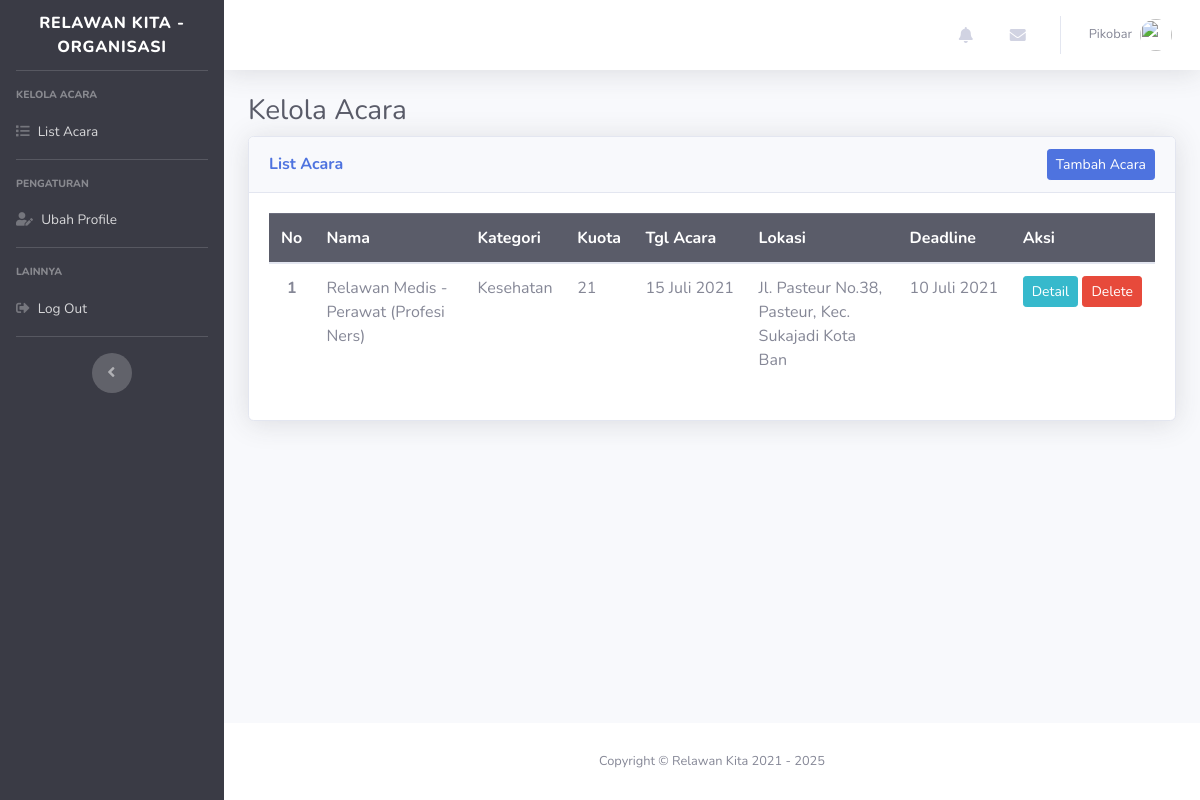
Screenshot of /organisasi/listacara.php?login=success (signed in) with the database file from the repository.
### tables this page shows
CREATE TABLE `acara` (
  `id_acara` int(11) NOT NULL,
  `judul_acara` varchar(50) NOT NULL,
  `deskripsi_acara` text NOT NULL,
  `jumlah_kebutuhan` tinyint(5) UNSIGNED NOT NULL,
  `tanggal_batas_registrasi` date NOT NULL,
  `tanggal_acara` date NOT NULL,
  `lokasi` varchar(50) NOT NULL,
  `cover` varchar(255) NOT NULL,
  `id_jenis_acara` int(11) NOT NULL,
  `id_organisasi` int(11) NOT NULL
);

CREATE TABLE `jenis_acara` (
  `id_jenis_acara` int(11) NOT NULL,
  `nama_jenis_acara` varchar(50) NOT NULL
);

### db/connect.php (called while the page is built, shortened)
<?php
$host = 'localhost';
$admin = 'root';
$password = '';
$db = 'relawan_kita';
$dsn = "mysql:host=$host;dbname=$db";
try {
    $pdo = new PDO($dsn, $admin, $password);
    $pdo->setAttribute(PDO::ATTR_ERRMODE, PDO::ERRMODE_EXCEPTION);
    $pdo->setAttribute(PDO::ATTR_DEFAULT_FETCH_MODE, PDO::FETCH_ASSOC);
} catch (PDOException $e) {
    throw new PDOException($e->getMessage());
}
require_once 'crud.php';
$crud = new crud($pdo);

### db/crud.php (called while the page is built, shortened)
<?php
class crud
{
    private $db;
    function __construct($conn)
    {
        $this->db = $conn;
    }
    public function getAcaraLimitByOrganisasi($awalData, $menampilkanDataPerHalaman, $id_organisasi)
    {
        try {
            $sql = "SELECT * FROM acara LEFT JOIN organisasi USING(id_organisasi) LEFT JOIN jenis_acara USING(id_jenis_acara) WHERE id_organisasi = $id_organisasi LIMIT $awalData, $menampilkanDataPerHalaman";
            $result = $this->db->query($sql);
            return $result;
        } catch (PDOException $e) {
            echo $e->getMessage();
            return false;
        }
    }
}

### functions/convert-date.php (called while the page is built)
<?php
  function tgl_indo($tanggal){
    $bulan = array (
      1 =>   'Januari',
      'Februari',
      'Maret',
      'April',
      'Mei',
      'Juni',
      'Juli',
      'Agustus',
      'September',
      'Oktober',
      'November',
      'Desember'
    );
    $pecahkan = explode('-', $tanggal);
    return $pecahkan[2] . ' ' . $bulan[ (int)$pecahkan[1] ] . ' ' . $pecahkan[0];
  }
?>

### organisasi/listacara.php (the view, shortened to what this page needs)
<?php
require_once '../db/connect.php';
require_once '../functions/convert-date.php';
if (isset($_SESSION['role'])) {
    if ($_SESSION['role'] == 'volunteer') header("Location:CariAktivitas.php");
    elseif ($_SESSION['role'] == 'organisasi') $id_organisasi = $_SESSION['id_organisasi'];
} else {
    header("Location: ../login.php");
};
$_SESSION['role'] == 'admin'
    ? $query = $pdo->query('SELECT COUNT(id_acara) as id FROM acara')
    : $query = $pdo->query("SELECT COUNT(id_acara) as id FROM acara WHERE id_organisasi = $id_organisasi");
$row = $query->fetch();
$total = $row['id'];
$menampilkanDataPerHalaman = $total;
$awalData = 0;
if ($_SESSION['role'] == 'admin') {
    $results = $crud->getAcaraLimit($awalData, $menampilkanDataPerHalaman);
} else {
    $results = $crud->getAcaraLimitByOrganisasi($awalData, $menampilkanDataPerHalaman, $id_organisasi);
}
?>
<!DOCTYPE html>
<html lang="en">
<head>
    <link href="../assets/vendor/fontawesome-free/css/all.min.css" rel="stylesheet" type="text/css">
    <link href="../assets/css/sb-admin-2.min.css" rel="stylesheet">
    <link href="../assets/vendor/datatables/dataTables.bootstrap4.min.css" rel="stylesheet">
</head>
<body id="page-top">
    <div id="wrapper">
        <?php include_once("../includes/admin/sidebar.php"); ?>
        <div id="content-wrapper" class="d-flex flex-column">
            <div id="content">
                <?php include_once("../includes/admin/topbar.php"); ?>
                <div class="container-fluid">
                    <h1 class="h3 mb-2 text-gray-800">Kelola Acara</h1>
                    <div class="card shadow mb-4">
                        <div class="card-header d-flex flex-row align-items-center justify-content-between">
                            <h6 class="m-0 font-weight-bold text-primary">List Acara</h6>
                            <?php if ($_SESSION['role'] == 'organisasi') : ?>
                                <button class="btn btn-sm btn-primary" data-target="#tambahAcaraModal" data-toggle="modal">Tambah Acara</button>
                            <?php endif; ?>
                        </div>
                        <div class="card-body">
                            <div class="table-responsive">
                                <table class="table " id="dataTable" width="100%" cellspacing="0">
                                    <thead class="table-dark">
                                        <tr>
                                            <th>No</th>
                                            <th>Nama</th>
                                            <th>Kategori</th>
                                            <th>Kuota</th>
                                            <th>Tgl Acara</th>
                                            <th>Lokasi</th>
                                            <th>Deadline</th>
                                            <th>Aksi</th>
                                        </tr>
                                    </thead>
                                    <tbody>
                                        <?php $i = 1; ?>
                                        <?php while ($r = $results->fetch()) : ?>
                                            <tr>
                                                <th scope="row" class="text-center"><?= $i; ?></th>
                                                <td style="max-width:150px;"><?= $r["judul_acara"]; ?></td>
                                                <td style="max-width:150px;"><?= $r["nama_jenis_acara"]; ?></td>
                                                <td><?= $r["jumlah_kebutuhan"]; ?></td>
                                                <td><?= tgl_indo($r["tanggal_acara"]); ?></td>
                                                <td style="max-width:150px;"><?= $r["lokasi"]; ?></td>
                                                <td><?= tgl_indo($r["tanggal_batas_registrasi"]); ?></td>
                                                <td>
                                                    <?php if ($_SESSION['role'] == 'admin') : ?>
                                                        <a class="btn btn-sm btn-danger" onclick=" return confirm('Are you sure you want to delete this Acara\'s record?');" href="../functions/delete-acara.php?id=<?= $r['id_acara'] ?>">Delete</a>
                                                    <?php else : ?>
                                                        <a class="btn btn-sm btn-info" href="detailacara.php?id=<?= $r['id_acara'] ?>">Detail</a>
                                                        <a class="btn btn-sm btn-danger" onclick="return confirm('Are you sure you want to delete this Acara\'s record?');" href="../functions/delete-acara.php?id=<?= $r['id_acara'] ?>">Delete</a>
                                                    <?php endif; ?>
                                                </td>
                                            </tr>
                                            <?php $i++; ?>
                                        <?php endwhile; ?>
                                    </tbody>
                                </table>
                            </div>
                        </div>
                    </div>
                </div>
            </div>
            <?php include("../includes/admin/footer.php"); ?>
        </div>
    </div>
</body>
</html>

### rows the page displays
acara: judul_acara "Relawan Medis - Perawat (Profesi Ners)", id_jenis_acara.nama_jenis_acara "Kesehatan", jumlah_kebutuhan "21", tanggal_acara "15 Juli 2021", lokasi "Jl. Pasteur No.38, Pasteur, Kec. Sukajadi Kota Ban", tanggal_batas_registrasi "10 Juli 2021"

### other values shown
$_SESSION['role'] "ORGANISASI"
$_SESSION['nama'] "Pikobar"
